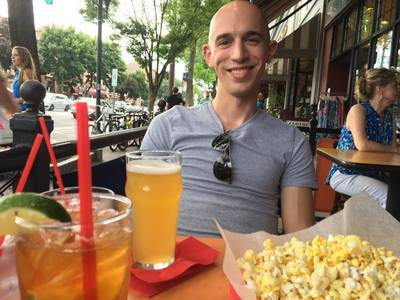
#> input picture otocit/zkusebni-kody/images/saratoga.jpg, 400 x 300 px, given as the content of the folder zane_na_prave_a_leve_a_prevracene/_RA/originaly_a_souradnice, which was not available
$ python rotate_simple_loop_for_large_images.py
#> lines starting #> are read from the running program, lines starting #| are printed output that depends on the picture; pictures that were not available may be replaced by others from this repository, and a replacement may not be noted
import numpy as np
import argparse
import imutils
import cv2
import os
from random import random
import uuid

INPUT_DIR = r"H:\MachineLearning\OZ_nove datasety_leto2019\_roztridene ruce\_2_rozrezane_na_prave_a_leve_a_prevracene\_RA\originaly_a_souradnice"
# OUTPUT_DIR = r"C:\Users\Adam\Desktop\cil"

input_dir_name = os.path.basename(INPUT_DIR)
output_dir_base = os.path.dirname(INPUT_DIR)
output_dir_name = input_dir_name + " otocene_fake"

OUTPUT_DIR = os.path.join(output_dir_base, output_dir_name)
if not os.path.exists(OUTPUT_DIR):
    os.makedirs(OUTPUT_DIR)

COUNT_OF_COPIED_FILES = 0

# zpracovani vsech souboru ve slozce ###################################################################################
for subdir, dirs, files in os.walk(INPUT_DIR):
    for filename in files:

        # if the file does not end in .jpg or .jpeg (case-insensitive) or other formats, continue with the next iteration of the for loop
        if not (filename.lower().endswith(".jpg") or
                filename.lower().endswith(".jpeg") or
                filename.lower().endswith(".png") or
                filename.lower().endswith(".tif") or
                filename.lower().endswith(".tiff")):
            continue
     # end if

        # show the file name on std out
        print("zpracovava se soubor " + filename)

        # get the file name and full path of the current image file
        imageFileWithPath = os.path.join(subdir, filename)
        # attempt to open the image with OpenCV
        snimek_puvodni = cv2.imread(imageFileWithPath)
#> snimek_puvodni is the input picture: shape (300, 400, 3); mean B, G, R 92.4, 116.5, 141.6

        vyska_obrazku = np.size(snimek_puvodni, 0)
#> vyska_obrazku = 300
        sirka_obrazku = np.size(snimek_puvodni, 1)
#> sirka_obrazku = 400

        uhel_A = 4
        # uhel_B = round(5 + random()*15)
        uhel_B = uhel_A + round(2 + random() * 5)

        uhel_C = - uhel_A - round(random() * 5)

        uhel_D = - uhel_B - round(random() * 5)

        uhly = [uhel_A, uhel_B, uhel_C, uhel_D]

        # loop over the rotation angles
        # for angle in np.arange(0, 360, 15):
        for uhel_otoceni in uhly:
            # otoceni snimku o zadany uhel
            snimek_otoceny = imutils.rotate_bound(snimek_puvodni, uhel_otoceni)

            snimek_otoceny_a_orezany = snimek_otoceny

            # velmi nepatrne doostreni noveho obrazku
            kernel = np.array([[-1, -1, -1], [-1, 9, -1], [-1, -1, -1]])
            snimek_otoceny_a_orezany_a_doostreny = cv2.filter2D(snimek_otoceny_a_orezany, -1, kernel)
            mira_pruhlednosti = 0.93
            obrazek_hotovy = cv2.addWeighted(snimek_otoceny_a_orezany_a_doostreny, 1 - mira_pruhlednosti,
                                             snimek_otoceny_a_orezany,
                                             mira_pruhlednosti, 0)

            # random oriznuti
            uhel_absolutni_velikost = abs(uhel_otoceni)
            vyska_upraveneho_obrazku = np.size(obrazek_hotovy, 0)
            sirka_upraveneho_obrazku = np.size(obrazek_hotovy, 1)
            nahodna_velikost_orezu = round(random() * 50)  # nahodny rozmer oriznuteho pruhu
            velikost_orezu_horni_dolni = uhel_absolutni_velikost * 8 + nahodna_velikost_orezu
            velikost_orezu_leva_prava = uhel_absolutni_velikost * 8 + nahodna_velikost_orezu

            x_start, y_start = velikost_orezu_leva_prava, velikost_orezu_horni_dolni
            x_end, y_end = sirka_upraveneho_obrazku - velikost_orezu_leva_prava, vyska_upraveneho_obrazku - velikost_orezu_horni_dolni
            ref_point = [(x_start, y_start), (x_end, y_end)]
            obrazek_hotovy = obrazek_hotovy[ref_point[0][1]:ref_point[1][1], ref_point[0][0]:ref_point[1][0]]

            # sestaveni noveho nazvu a ulozeni souboru
            # cv2.imshow("Otoceny, oriznuty a doostreny snimek", obrazek_hotovy)
            # cv2.waitKey(0)

            # oriznuti pripony z nazvu souboru
            nazevSnimkuBezPripony = os.path.splitext(filename)[0]
            # vyjmuti samotne pripony
            # PouzePripona = os.path.splitext(nazev_snimku)[1]
            PouzePripona = ".png"

            new_name = "OTOCENY_" + str(uhel_otoceni) + "_STUPNU_" + nazevSnimkuBezPripony + str(uuid.uuid1()) + PouzePripona
            # new_name = "OTOCENY_" + str(uhel_otoceni) + "_STUPNU_" + nazevSnimkuBezPripony + PouzePripona
            # Save the file to the new path
            new_name = os.path.join(OUTPUT_DIR, new_name)
            print(new_name)

            cv2.imwrite(new_name, obrazek_hotovy)
#> this loop made 4 passes
#> (vyska_upraveneho_obrazku, sirka_upraveneho_obrazku, x_end, y_end, ref_point) on passes 1 to 4: (327, 419, 374, 282, [(45, 45), (374, 282)]), (364, 446, 340, 258, [(106, 106), (340, 258)]), (352, 437, 353, 268, [(84, 84), (353, 268)]), (376, 453, 318, 241, [(135, 135), (318, 241)])
#> pass 1, `snimek_otoceny = imutils.rotate_bound(snimek_puvodni, uhel_otoceni)`:
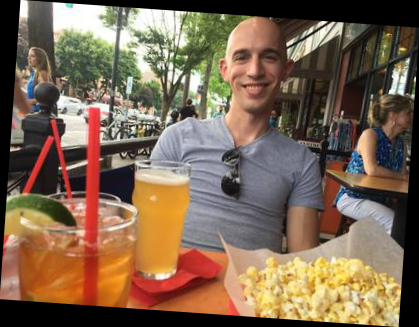
#> snimek_otoceny: shape (327, 419, 3); mean B, G, R 81, 102.1, 124
#> pass 1, `snimek_otoceny_a_orezany_a_doostreny = cv2.filter2D(snimek_otoceny_a_o..`:
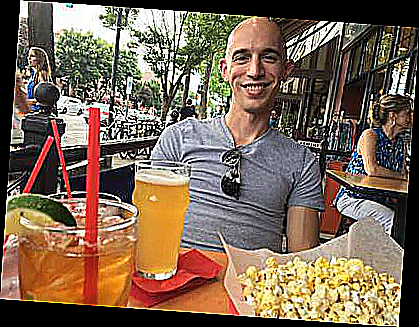
#> snimek_otoceny_a_orezany_a_doostreny: shape (327, 419, 3); mean B, G, R 84, 102.2, 122.7
#> pass 1, `obrazek_hotovy = obrazek_hotovy[ref_point[0][1]:ref_point[1][1], ref_p..`:
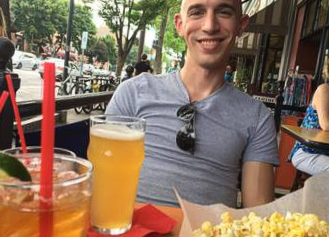
#> obrazek_hotovy: shape (237, 329, 3); mean B, G, R 93.1, 113, 137.2
#> after the loop:
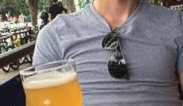
#> obrazek_hotovy: shape (106, 183, 3); mean B, G, R 118.9, 122.2, 129
#> after the loop:
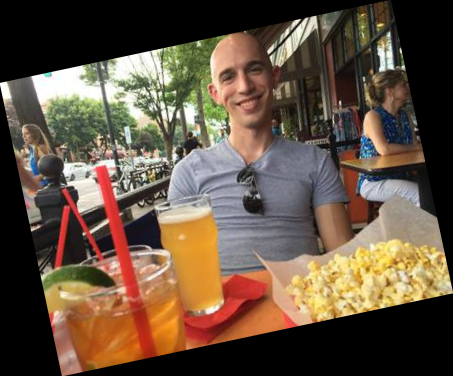
#> snimek_otoceny_a_orezany: shape (376, 453, 3); mean B, G, R 65.1, 82.1, 99.8
#> after the loop:
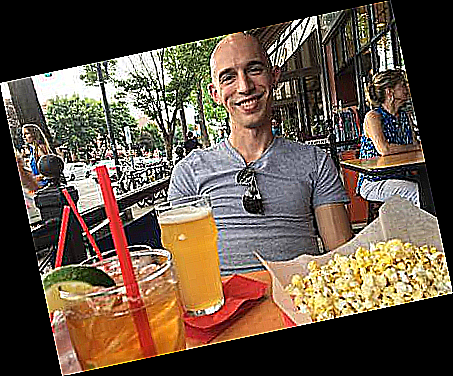
#> snimek_otoceny_a_orezany_a_doostreny: shape (376, 453, 3); mean B, G, R 67.6, 82.2, 98.8


# end for
